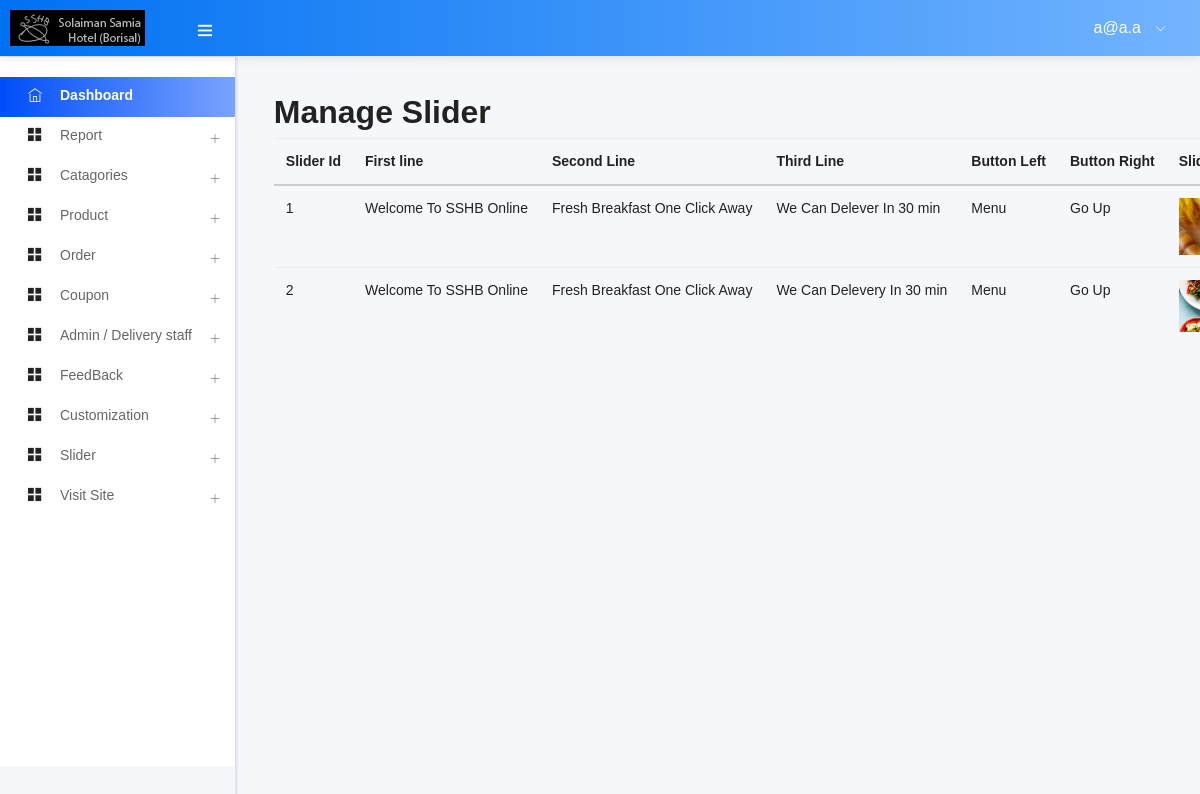
Page /admin/manage_slider.php (signed in) on the committed database.
### tables this page shows
CREATE TABLE `add_logo` (
  `id` int(10) NOT NULL,
  `img` varchar(200) NOT NULL
);

CREATE TABLE `slider` (
  `slider_id` int(11) NOT NULL,
  `first_line` varchar(255) NOT NULL,
  `second_line` varchar(255) NOT NULL,
  `third_line` varchar(255) NOT NULL,
  `btn_left` varchar(25) NOT NULL,
  `btn_right` varchar(25) NOT NULL,
  `slider_img` varchar(255) NOT NULL
);

### admin/manage_slider.php (called while the page is built, shortened)
<?php
    include ("template.php");
?>

### admin/class/adminback.php (called while the page is built, shortened)
<?php
class  adminback
{
    private $connection;
    function __construct()
    {
        $dbhost = "localhost";
        $dbuser = "root";
        $dbpass = "";
        $dbname = "sshb";
        $this->connection = mysqli_connect($dbhost, $dbuser, $dbpass, $dbname);
    }
    function display_logo()
    {
        $query = "SELECT * FROM add_logo";
        if (mysqli_query($this->connection, $query)) {
            $pdt_info = mysqli_query($this->connection, $query);
            return $pdt_info;
        }
    }
    function SlideShow()
    {
        $query = "SELECT * FROM `slider`";
        if (mysqli_query($this->connection, $query)) {
            $row = mysqli_query($this->connection, $query);
            return $row;
        }
    }
}

### admin/views/manage_slider_view.php (the view, shortened to what this page needs)
<?php
 $rows = $obj->SlideShow();
?>
<h2>Manage Slider</h2>
<table class="table">
    <thead>
        <tr>
            <th>Slider Id</th>
            <th>First line</th>
            <th>Second Line</th>
            <th>Third Line</th>
            <th>Button Left</th>
            <th>Button Right</th>
            <th>Slide Image</th>
        </tr>
    </thead>
    <tbody>
    <?php
        while($row = mysqli_fetch_assoc($rows)){
    ?>
        <tr>
            <td> <?php echo $row['slider_id'] ?></td>
            <td> <?php echo $row['first_line'] ?></td>
            <td> <?php echo $row['second_line'] ?></td>
            <td> <?php echo $row['third_line'] ?></td>
            <td> <?php echo $row['btn_left'] ?></td>
            <td> <?php echo $row['btn_right'] ?></td>
            <td> <img src="uploads/<?php echo $row['slider_img'] ?>" width="200px"> </td>
        </tr>
        <?php } ?>
    </tbody>
</table>

### admin/includes/headernav.php (shortened to what this page needs)
<nav class="navbar header-navbar pcoded-header">
               <div class="navbar-wrapper">
                   <div class="navbar-logo">
                       <a class="mobile-menu" id="mobile-collapse" href="#!">
                           <i class="ti-menu"></i>
                       </a>
                       <a href="index.php">
                       <?php
                        $obj=new adminback();
                        $logo_info = $obj->display_logo();
                        $logo = mysqli_fetch_assoc($logo_info);
                       ?>
                           <img class="img-fluid" src="uploads/<?php echo $logo['img']; ?>" alt="Theme-Logo" />
                       </a>
                   </div>
                   <div class="navbar-container container-fluid">
                       <ul class="nav-right">
                           <li class="user-profile header-notification">
                               <a href="#!">
                                   <span> <?php echo $admin_email ?> </span>
                                   <i class="ti-angle-down"></i>
                               </a>
                           </li>
                       </ul>
                   </div>
               </div>
           </nav>

### rows in the picture
add_logo: img (picture)
slider: slider_id "1", first_line "Welcome To SSHB Online", second_line "Fresh Breakfast One Click Away", third_line "We Can Delever In 30 min", btn_left "Menu", btn_right "Go Up", shows a picture
slider: slider_id "2", first_line "Welcome To SSHB Online", second_line "Fresh Breakfast One Click Away", third_line "We Can Delevery In 30 min", btn_left "Menu", btn_right "Go Up", shows a picture

### other values in the picture
$admin_email "a@a.a"
